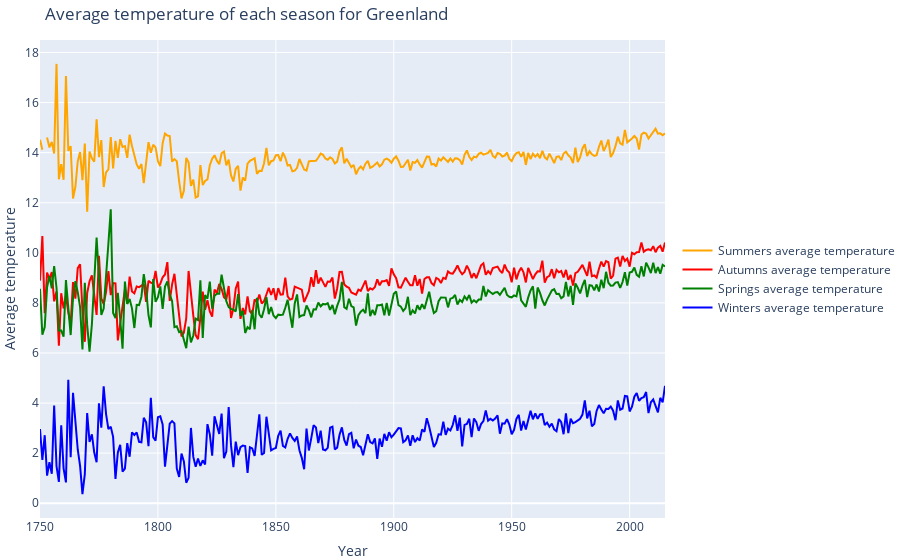

The notebook cell this image was saved under:
### Code cell
import plotly.graph_objects as go

fig = go.Figure()

fig.add_trace(go.Scatter(x=list(years), y=summer_temps, mode='lines', name='Summers average temperature', line=dict(color='orange')))
fig.add_trace(go.Scatter(x=list(years), y=autumn_temps, mode='lines', name='Autumns average temperature', line=dict(color='red')))
fig.add_trace(go.Scatter(x=list(years), y=sprint_temps, mode='lines', name='Springs average temperature', line=dict(color='green')))
fig.add_trace(go.Scatter(x=list(years), y=winter_temps, mode='lines', name='Winters average temperature', line=dict(color='blue')))

fig.update_layout(title=f'Average temperature of each season for {country}',
                  xaxis_title='Year',
                  yaxis_title='Average temperature',
                  legend=dict(x=1.02, y=0.5),
                  margin=dict(l=0, r=20, t=40, b=20),
                  hovermode='x unified')

fig.show()

### Figure 1 — Plotly figure (JSON) as saved in the notebook; plotly's stock layout.template omitted (floating-point values rounded to 4 significant figures; data arrays with more than 128 entries replaced by an {"elided": "..."} marker saying what was removed)
{"data": [{"line": {"color": "orange"}, "mode": "lines", "name": "Summers average temperature", "type": "scatter", "x": {"elided": "266 int values"}, "y": {"elided": "266 float values"}}, {"line": {"color": "red"}, "mode": "lines", "name": "Autumns average temperature", "type": "scatter", "x": {"elided": "266 int values"}, "y": {"elided": "266 float values"}}, {"line": {"color": "green"}, "mode": "lines", "name": "Springs average temperature", "type": "scatter", "x": {"elided": "266 int values"}, "y": {"elided": "266 float values"}}, {"line": {"color": "blue"}, "mode": "lines", "name": "Winters average temperature", "type": "scatter", "x": {"elided": "266 int values"}, "y": {"elided": "266 float values"}}], "layout": {"hovermode": "x unified", "legend": {"x": 1.02, "y": 0.5}, "margin": {"b": 20, "l": 0, "r": 20, "t": 40}, "title": {"text": "Average temperature of each season for Greenland"}, "xaxis": {"title": {"text": "Year"}}, "yaxis": {"title": {"text": "Average temperature"}}}}
